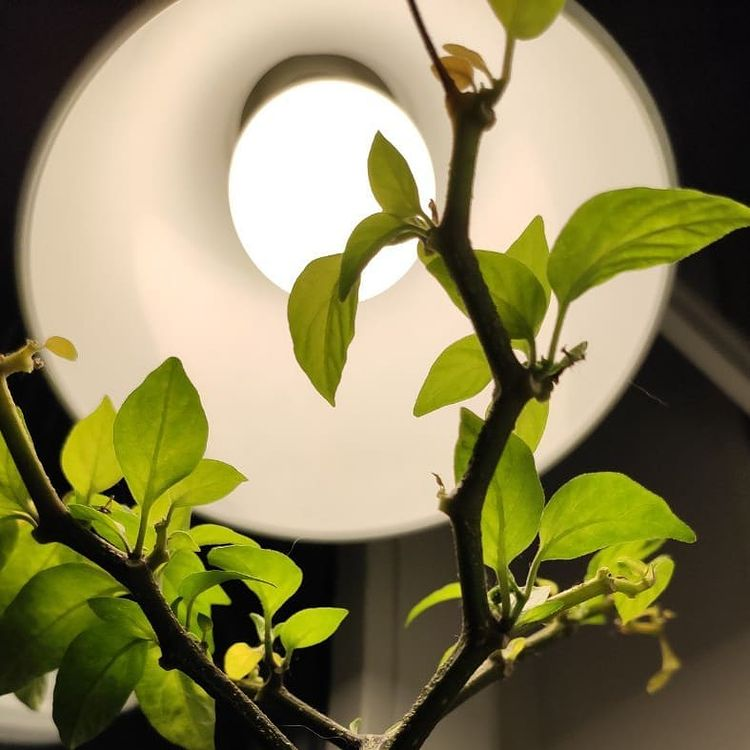
#> input picture img2.jpg, 750 x 750 px
$ python filter.py
#> lines starting #> are read from the running program, lines starting #| are printed output that depends on the picture; after the words box and inside, x2 and y2 are one past the last pixel; in counts of white or black regions, pixels touching at a corner belong together
from PIL import Image
import numpy as np

def convert_image_to_mosaic(image, size, gradiation_step):
    for x in range(0, len(image), size):
        for y in range(0, len(image[0]), size):
            image[x:x +size, y:y +size]=get_average_brightness(
                image[x:x + size, y:y + size], size, gradiation_step)
    return image

def get_average_brightness (block,size,gradiation_step):
    av_color = np.average(block[:size, :size])
    return int(av_color // gradiation_step) * gradiation_step

def main():
    image_file = Image.open(input("файл для конвертации: "))
#> the answer given: img2.jpg
#> image_file is the input picture: PIL image 750x750 RGB; mean R, G, B 136.4, 129.4, 87.9
    block_size = int(input("размер блока: "))
#> the answer given: 100
    gradiation_count = int(input("количество градаций серого: "))
#> the answer given: 3
    image = np.array(image_file)
    gradiation_step = 255 // (gradiation_count-1)

    res = Image.fromarray(convert_image_to_mosaic(image.copy(), block_size, gradiation_step))
#> the loop in convert_image_to_mosaic, `for x in range(0, len(image), size):` made 8 passes
#> x on passes 2 to 8: 100, 200, 300, 400, 500, 600, 700
#> after the loop in convert_image_to_mosaic, `for x in range(0, len(image), size):`:
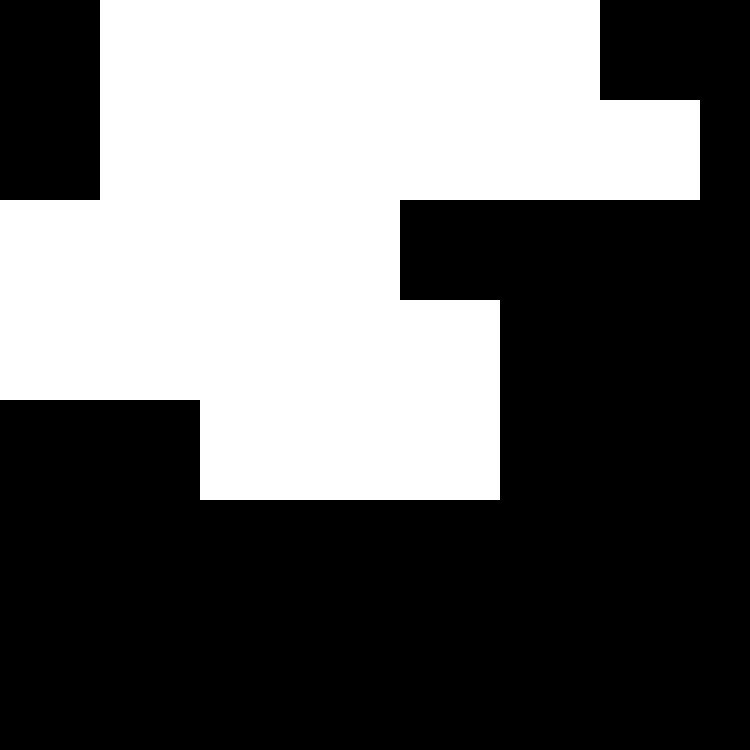
#> image: shape (750, 750, 3); values 0 (black) and 127 (white), 40.9% white; 1 white region, box (x1, y1, x2, y2) and area: (0, 0, 700, 500) 230000
    res.save(input("имя выходного файла: "))
#> the answer given: out.png

if __name__ == '__main__':
    main()

$ run again, on img-test.png
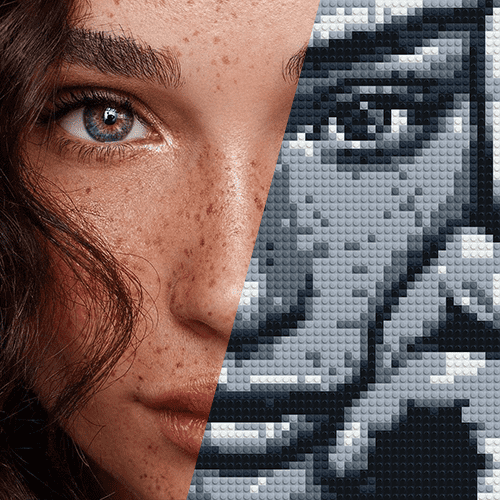
#> input picture img-test.png, 500 x 500 px
#> in main, image_file is the input picture: PIL image 500x500 P; mean R, G, B 112.6, 94.1, 91.7
#> in main, `image = np.array(image_file)`:
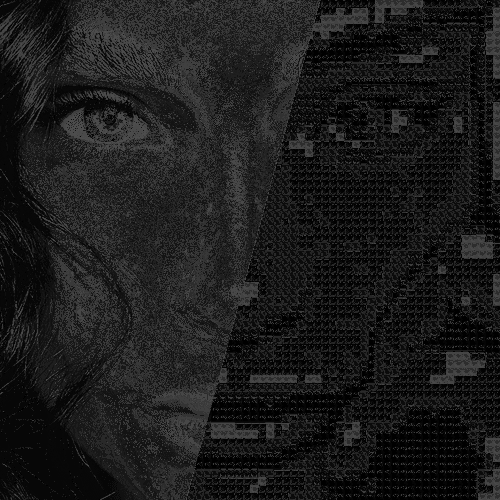
#> image: shape (500, 500); min 0, max 77, mean 27.6
#> the loop in convert_image_to_mosaic, `for x in range(0, len(image), size):` made 5 passes
#> x on passes 2 to 5: 100, 200, 300, 400
